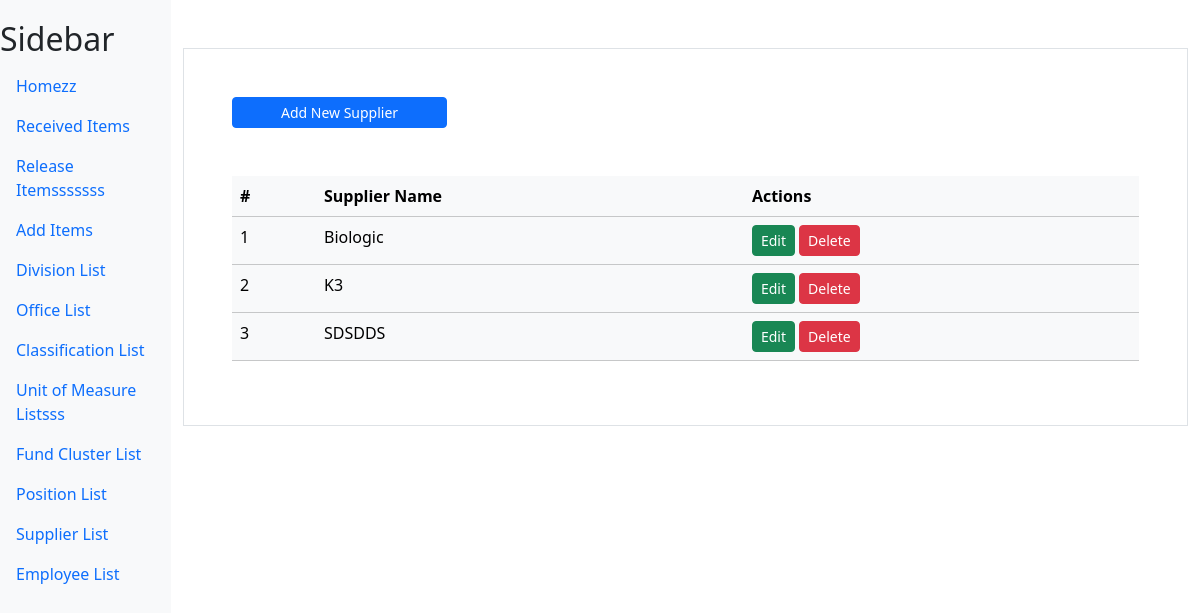
Before: /supplier/ with the older database file.
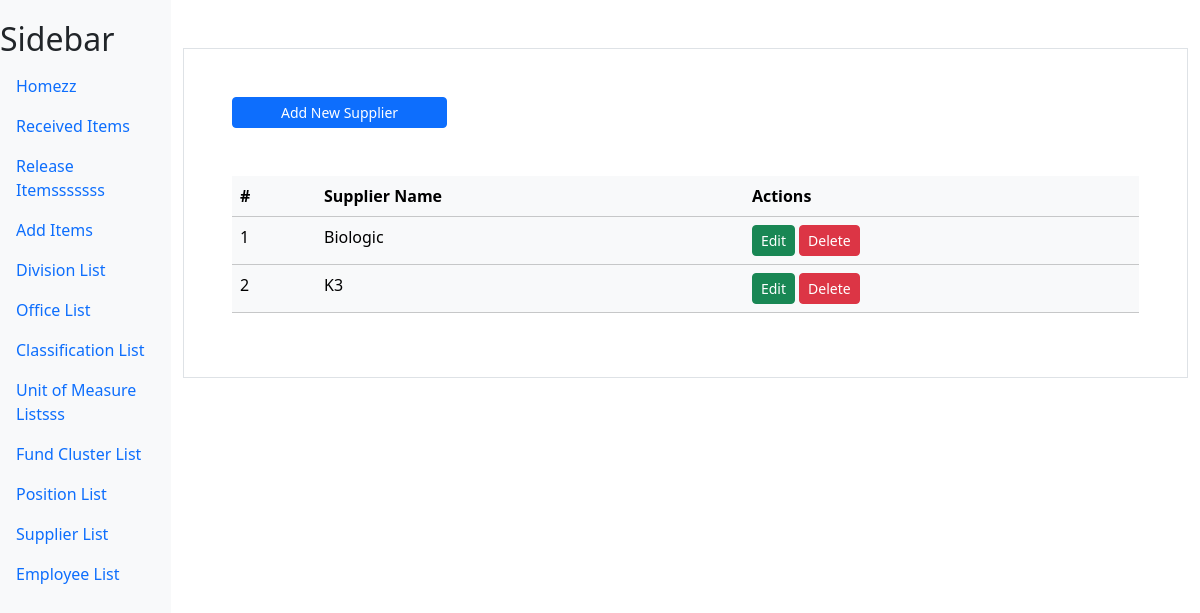
After: the same page with the newer database file.
### myapp/models.py (models this page shows, shortened)
class Supplier(models.Model):
    supplier_name = models.CharField(max_length=100)

### myapp/views.py (the view, shortened to what this page needs)
# urls.py: path('supplier/',views.supplier,name='supplier'),
def supplier(request):
    supplier = Supplier.objects.all()
    context = {"supplier_list":supplier}
    return render(request,'myapp/supplier.html',context)

### myapp/templates/myapp/supplier.html (shortened to what this page needs)
{% extends "myapp/base.html" %}
{% block content %}
<div class="container mt-5 p-5 border">
    <div class="">
        <a href="" class="btn btn-primary px-5 btn-sm" data-bs-toggle="modal" data-bs-target="#addModal">Add New Supplier</a>
    </div>
    <table class="table mt-5 table-light">
        <thead>
          <tr>
            <th scope="col">#</th>
            <th scope="col">Supplier Name</th>
            <th scope="col">Actions</th>
           </tr>
        </thead>
        <tbody>
          {%for supplier in supplier_list%}
          <tr>
            <td>{{forloop.counter}}</td>
            <td>{{supplier.supplier_name}}</td>
            <td>
                <a href="" class="btn btn-success btn-sm" data-bs-toggle="modal" data-bs-target="#updateModal_{{supplier.id}}">Edit</a>
                <a href="" class="btn btn-danger btn-sm" data-bs-toggle="modal" data-bs-target="#deleteModal_{{supplier.id}}">Delete</a>
            </td>
          </tr>
          {%endfor%}
        </tbody>
      </table>
</div>
{% endblock content %}

### myapp/templates/myapp/base.html (shortened to what this page needs)
<!doctype html>
<html lang="en">
  <head>
    <link href="https://cdn.jsdelivr.net/npm/bootstrap@5.3.3/dist/css/bootstrap.min.css" rel="stylesheet">
</head>
  <body>
    <div class="sidebar">
        <h2>Sidebar</h2>
        <ul class="nav flex-column">
            <li class="nav-item">
                <a class="nav-link active" href="#">Homezz</a>
            </li>
            <li class="nav-item">
                <a class="nav-link" href="#">Received Items</a>
            </li>
            <li class="nav-item">
                <a class="nav-link" href="#">Release Itemsssssss</a>
            </li>
            <li class="nav-item">
                <a class="nav-link" href="{%url 'add_stock'%}">Add Items</a>
            </li>
            <li class="nav-item">
                <a class="nav-link" href="{%url 'division'%}">Division List</a>
            </li>
            <li class="nav-item">
                <a class="nav-link" href="{%url 'office'%}">Office List</a>
            </li>
            <li class="nav-item">
                <a class="nav-link" href="{%url 'classification'%}">Classification List</a>
            </li>
            <li class="nav-item">
                <a class="nav-link" href="{%url 'unit'%}">Unit of Measure Listsss</a>
            </li>
            <li class="nav-item">
                <a class="nav-link" href="{%url 'fund'%}">Fund Cluster List</a>
            </li>
            <li class="nav-item">
                <a class="nav-link" href="{%url 'position'%}">Position List</a>
            </li>
            <li class="nav-item">
                <a class="nav-link" href="{%url 'supplier'%}">Supplier List</a>
            </li>
            <li class="nav-item">
                <a class="nav-link" href="{%url 'employee'%}">Employee List</a>
            </li>
        </ul>
    </div>
    <div class= "container">
        {%block content%}
        {%endblock content%}
        </div>
  </body>
</html>

### myapp/templates/myapp/base.html (style rules this page uses)
body { display: flex; }
.sidebar { height: 100vh; background-color: #f8f9fa; padding-top: 20px; width: 200px; }

Changed rows visible on the page:
removed Supplier: supplier_name "SDSDDS"
